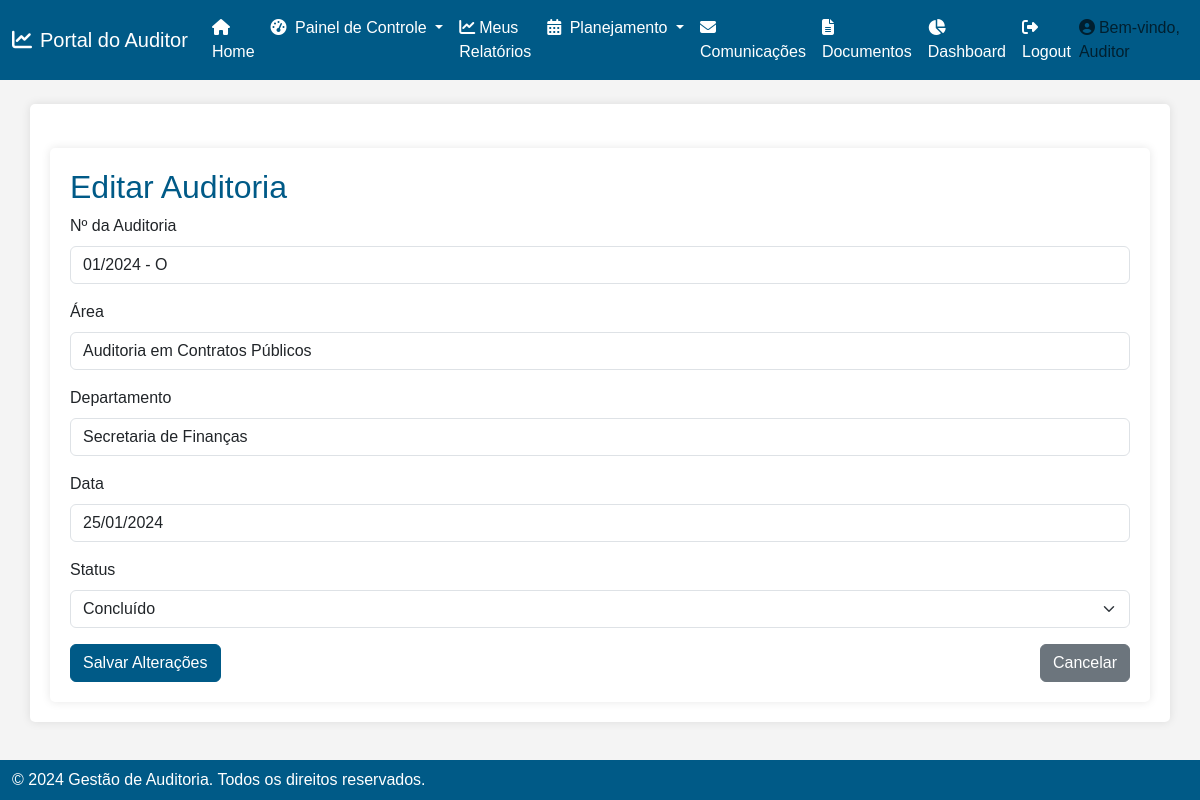
/editar_auditoria/1, run on the app's committed database.
### app.py (models this page shows)
class Auditoria(db.Model):
    id = db.Column(db.Integer, primary_key=True)
    numero_auditoria = db.Column(db.String(100), nullable=False)
    area = db.Column(db.String(100), nullable=False)
    departamento = db.Column(db.String(100), nullable=False)
    data = db.Column(db.Date, nullable=False)
    status = db.Column(db.String(50), nullable=False)  # Adicionando a coluna 'status'

### app.py (the view, shortened to what this page needs)
@app.route('/editar_auditoria/<int:id>', methods=['GET', 'POST'])
def editar_auditoria(id):
    auditoria = Auditoria.query.get_or_404(id)
    return render_template('editar_auditoria.html', auditoria=auditoria)

### templates/editar_auditoria.html (shortened to what this page needs)
{% extends "base.html" %}
{% block content %}
    <div class="container mt-4">
        <h2>Editar Auditoria</h2>
        <form method="POST">
            <div class="mb-3">
                <label for="numero_auditoria" class="form-label">Nº da Auditoria</label>
                <input type="text" class="form-control" name="numero_auditoria" value="{{ auditoria.numero_auditoria }}" required>
            </div>
            <div class="mb-3">
                <label for="area" class="form-label">Área</label>
                <input type="text" class="form-control" name="area" value="{{ auditoria.area }}" required>
            </div>
            <div class="mb-3">
                <label for="departamento" class="form-label">Departamento</label>
                <input type="text" class="form-control" name="departamento" value="{{ auditoria.departamento }}" required>
            </div>
            <div class="mb-3">
                <label for="data" class="form-label">Data</label>
                <input type="text" class="form-control" name="data" value="{{ auditoria.data.strftime('%d/%m/%Y') }}" required>
            </div>
            <div class="mb-3">
                <label for="status" class="form-label">Status</label>
                <select class="form-select" name="status" required>
                    <option value="Concluído" {% if auditoria.status == 'Concluído' %}selected{% endif %}>Concluído</option>
                </select>
            </div>
            <div class="d-flex justify-content-between">
                <button type="submit" class="btn btn-primary">Salvar Alterações</button>
                <a href="{{ url_for('dashboard') }}" class="btn btn-secondary">Cancelar</a>
            </div>
        </form>
    </div>
{% endblock %}

### templates/base.html (style rules this page uses)
body { font-family: Arial, sans-serif; background-color: #f4f4f4; }
.container { background-color: white; border-radius: 5px; box-shadow: 0 0 10px rgba(0,0,0,0.1); padding: 20px; margin-top: 20px; }
h1, h2 { color: #005a87; }
.btn-primary { background-color: #005a87; border-color: #005a87; }

### data on the page
Auditoria: numero_auditoria "01/2024 - O", area "Auditoria em Contratos Públicos", departamento "Secretaria de Finanças", data "25/01/2024", status "Concluído"
